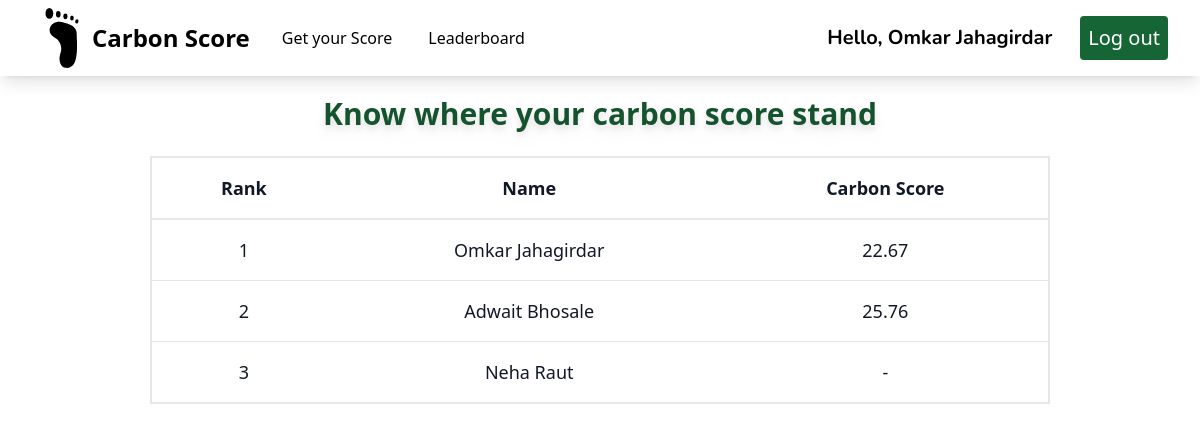
Page /leaderboard/ (signed in) on the committed database.
### userauth/models.py (models this page shows, shortened)
class Account(AbstractBaseUser):
    email           = models.EmailField(max_length=50, unique =True)
    fullname        = models.CharField(max_length=20)
    is_admin        = models.BooleanField(default=False)
    is_active       = models.BooleanField(default=True)
    is_staff        = models.BooleanField(default=False)
    is_superuser    = models.BooleanField(default=False)
    date_joined     = models.DateTimeField(verbose_name="date joined", auto_now_add=True)
    objects = MyAccountManager()
    USERNAME_FIELD = 'email'
    REQUIRED_FIELDS = ['fullname',]

### mainapp/models.py (models this page shows, shortened)
class Carbon_Score(models.Model):
    carbon_score    = models.DecimalField(default=0, max_digits=5, decimal_places=2)
    submitted_on = models.DateTimeField(default=timezone.now)
    user = models.ForeignKey(Account, on_delete=models.CASCADE)

### mainapp/views.py (the view)
# urls.py: path('leaderboard/', views.leaderboard, name='leaderboard'),
@login_required_message(message="Please log in, in order to view the requested page.")
@login_required
def leaderboard(request):
    if request.user.is_admin:
        return redirect('adminuser')
    users = Account.objects.filter(is_admin=False).values('fullname', 'id')
    users = list(users)
    for user in users:
        if len(Carbon_Score.objects.filter(user=user['id'])) > 0:
            carbon_score_obj = Carbon_Score.objects.filter(user=user['id']).order_by('-submitted_on')[0]
            carbon_score = carbon_score_obj.carbon_score
            user['carbon_score'] = carbon_score
        else:
            user['carbon_score'] = "-"
    context = {
        'users':users,
    }
    return render(request, 'mainapp/leaderboard.html', context)

### utils/decorator.py (called while the page is built)
def user_passes_test(test_func, message=default_message):
    def decorator(view_func):
        @wraps(view_func)
        def _wrapped_view(request, *args, **kwargs):
            if not test_func(request.user):
                messages.error(request, message)
            return view_func(request, *args, **kwargs)
        return _wrapped_view
    return decorator

def login_required_message(function=None, message=default_message):
    actual_decorator = user_passes_test(
        lambda u: u.is_authenticated, #fixed by removing ()
        message=message,
    )
    if function:
        return actual_decorator(function)
    return actual_decorator

### mainapp/templates/mainapp/leaderboard.html (shortened to what this page needs)
{% extends 'mainapp/base.html' %}
{% load static %}
{% block content %}
<div class= "py-4"></div>
<p class="py-4 text-center text-green-900 text-3xl font-bold pt-16 drop-shadow-lg  hover:underline-offset-8">Know where your carbon score stand </p>
<div class="flex flex-col  overflow-x-hidden">
    <div class="overflow-x-hidden sm:-mx-6 lg:-mx-8">
      <div class="py-2 inline-block min-w-full sm:px-6 lg:px-8">
        <div class="overflow-x-hidden flex justify-center">
          <table class="border border-2 text-center w-3/4">
            <thead class="bg-white border-2">
              <tr>
                <th scope="col" class="text-lg font-bold text-gray-900 px-6 py-4 text-center">
                  Rank
                </th>
                <th scope="col" class="text-lg font-bold text-gray-900 px-6 py-4 text-center">
                  Name
                </th>
                <th scope="col" class="text-lg font-bold text-gray-900 px-6 py-4 text-center">
                  Carbon Score
                </th>
              </tr>
            </thead>
            {% for user in users %}
            <tbody>
              {% if request.user == user %}
              <tr class="bg-white border border-2 border-green-900 text-white transition duration-300 ease-in-out hover:bg-gray-100">
                <td class="px-6 py-4 text-xl font-semibold text-gray-900 cursor-pointer">
                  {{ forloop.counter }}
                </td>
                <td class="text-xl font-semibold text-gray-900 px-6 py-4">
                  {% if request.user == user %}
                    You
                  {% else %}
                    {{ user.fullname }}
                  {% endif %}
                </td>
                <td class="text-xl font-semibold text-gray-900 px-6 py-4">
                  {{ user.carbon_score }}
                </td>
              </tr>
                  {% else %}
              <tr class="bg-white border-b transition duration-300 ease-in-out hover:bg-gray-100">
                <td class="px-6 py-4 text-lg font-medium text-gray-900 cursor-pointer">
                  {{ forloop.counter }}
                </td>
                <td class="text-lg text-gray-900 font-normal px-6 py-4">
                  {% if request.user == user %}
                    You
                  {% else %}
                    {{ user.fullname }}
                  {% endif %}
                </td>
                <td class="text-lg text-gray-900 font-normal px-6 py-4">
                  {{ user.carbon_score }}
                </td>
              </tr>
              {% endif %}
            </tbody>
            {% endfor %}
          </table>
        </div>
      </div>
    </div>
  </div>
{% endblock content %}

### mainapp/templates/mainapp/base.html (shortened to what this page needs)
{% load static %}
<!DOCTYPE html>
<html lang="en" class="scroll-smooth">
<head>
  <script src="https://cdn.tailwindcss.com"></script>
  <script src="https://cdn.tailwindcss.com"></script>
</head>
<body>
  <nav class="bg-white shadow-lg fixed w-full z-10 pb-0">
    <div class="px-8">
      <div class="flex justify-between">
        <div class="flex space-x-7">
          <div>
            <a href="{% url 'home' %}" class="flex items-center py-2">
              <span class="font-bold text-2xl">Carbon Score </span>
            </a>
          </div>
          <div class="flex justify-between items-center hover:bg-gray-300 p-1">
            <a href="{% url 'homeappliances' %}" class="font-medium text-md">Get your Score </a>
          </div>
          <div class="flex justify-between items-center hover:bg-gray-300 p-1">
            <a href="{% url 'leaderboard' %}" class="font-medium text-md">Leaderboard </a>
          </div>
        </div>
        <div class="hidden md:flex items-center space-x-3 ">
        {% if user.is_authenticated %}
        <h1 class="px-4 text-xl font-bold font-nunito">Hello, {{ user.fullname }}</h1>
          <form method="POST" action="{% url 'logout' %}">
            <button class="py-2 px-2 text-xl font-medium text-white rounded bg-green-800 transition duration-300 " type="submit">Log out</button>
        </form>
        {% endif %}
      </div>
      </div>
    </div>
</nav>
  {% block content %}{% endblock content %}
</body>
</html>

### rows in the picture
Account: fullname "Omkar Jahagirdar", carbon_score "22.67"
Account: fullname "Adwait Bhosale", carbon_score "25.76"
Account: fullname "Neha Raut", carbon_score "-"
